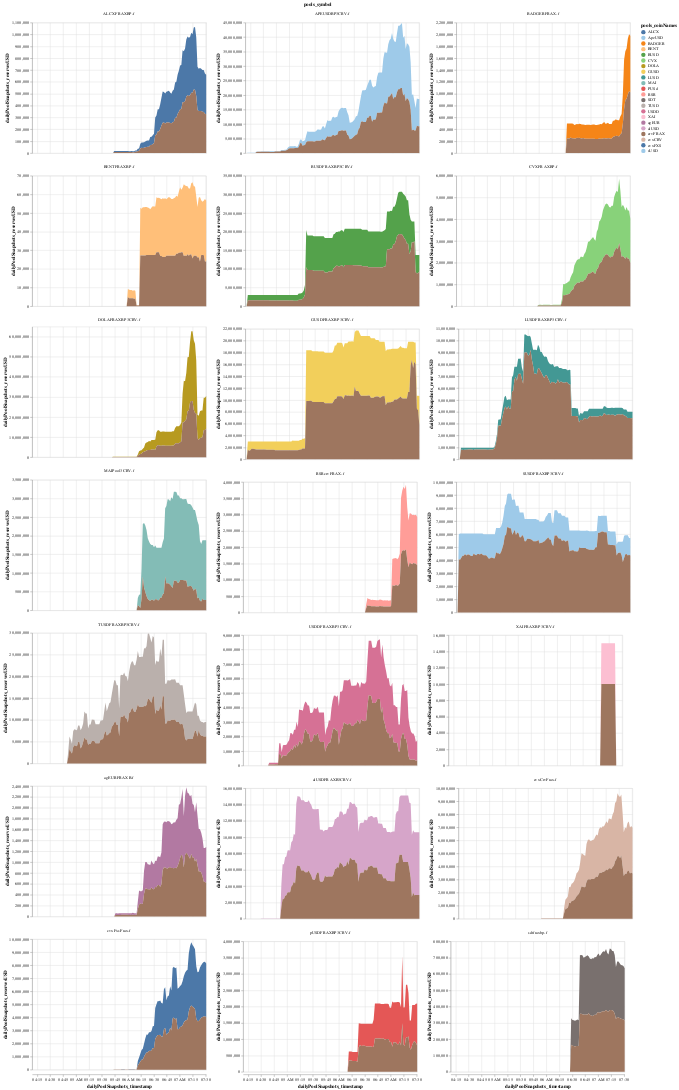

Here is the notebook cell this chart was saved with:
### Markdown cell above
#### TVL Faceted by Metapool Segmented by Coin Name

### Code cell
(
    alt.Chart(df_liquidity)
    .mark_area()
    .transform_calculate(stack_order="datum.pools_coinNames === 'crvFRAX' ? 0 : 1")
    .encode(
        x="dailyPoolSnapshots_timestamp:T", 
        y="dailyPoolSnapshots_reservesUSD:Q", 
        color=alt.Color("pools_coinNames:N", scale=alt.Scale(scheme="tableau20")), 
        tooltip=alt.Tooltip("dailyPoolSnapshots_reservesUSD:Q", format='$,d'), 
        facet=alt.Facet('pools_symbol:N', columns=3),
        order="stack_order:O", 
    )
    .resolve_scale(y="independent")
)

### Figure 1 — Vega-Lite specification as saved in the notebook (floating-point values rounded to 4 significant figures; data arrays with more than 128 entries replaced by an {"elided": "..."} marker saying what was removed)
{"config": {"view": {"continuousWidth": 400, "continuousHeight": 300}}, "data": {"name": "data-3ca0eb5adad3349782768ace91bb10e3"}, "mark": "area", "encoding": {"color": {"field": "pools_coinNames", "scale": {"scheme": "tableau20"}, "type": "nominal"}, "facet": {"columns": 3, "field": "pools_symbol", "type": "nominal"}, "order": {"field": "stack_order", "type": "ordinal"}, "tooltip": {"field": "dailyPoolSnapshots_reservesUSD", "format": "$,d", "type": "quantitative"}, "x": {"field": "dailyPoolSnapshots_timestamp", "type": "temporal"}, "y": {"field": "dailyPoolSnapshots_reservesUSD", "type": "quantitative"}}, "resolve": {"scale": {"y": "independent"}}, "transform": [{"calculate": "datum.pools_coinNames === 'crvFRAX' ? 0 : 1", "as": "stack_order"}], "$schema": "https://vega.github.io/schema/vega-lite/v4.17.0.json", "datasets": {"data-3ca0eb5adad3349782768ace91bb10e3": {"elided": "3948 records"}}}
